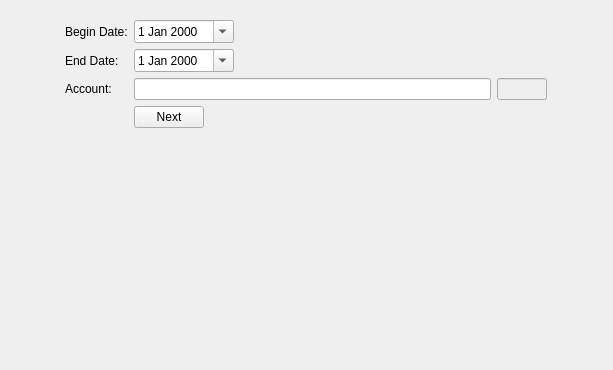
<?xml version="1.0" encoding="UTF-8"?>
<ui version="4.0">
 <class>AccountLedger</class>
 <widget class="QWidget" name="AccountLedger">
  <property name="geometry">
   <rect>
    <x>0</x>
    <y>0</y>
    <width>613</width>
    <height>370</height>
   </rect>
  </property>
  <property name="windowTitle">
   <string>Form</string>
  </property>
  <layout class="QGridLayout" name="gridLayout">
   <item row="0" column="0">
    <widget class="QFrame" name="frame">
     <property name="maximumSize">
      <size>
       <width>500</width>
       <height>16777215</height>
      </size>
     </property>
     <property name="frameShape">
      <enum>QFrame::NoFrame</enum>
     </property>
     <property name="frameShadow">
      <enum>QFrame::Raised</enum>
     </property>
     <layout class="QFormLayout" name="formLayout">
      <item row="0" column="0">
       <widget class="QLabel" name="label_2">
        <property name="text">
         <string>Begin Date:</string>
        </property>
       </widget>
      </item>
      <item row="0" column="1">
       <widget class="QDateEdit" name="begindate">
        <property name="maximumSize">
         <size>
          <width>100</width>
          <height>16777215</height>
         </size>
        </property>
        <property name="calendarPopup">
         <bool>true</bool>
        </property>
       </widget>
      </item>
      <item row="1" column="0">
       <widget class="QLabel" name="label">
        <property name="text">
         <string>End Date:</string>
        </property>
       </widget>
      </item>
      <item row="1" column="1">
       <widget class="QDateEdit" name="enddate">
        <property name="maximumSize">
         <size>
          <width>100</width>
          <height>16777215</height>
         </size>
        </property>
        <property name="calendarPopup">
         <bool>true</bool>
        </property>
       </widget>
      </item>
      <item row="2" column="0">
       <widget class="QLabel" name="label_3">
        <property name="text">
         <string>Account:</string>
        </property>
       </widget>
      </item>
      <item row="2" column="1">
       <layout class="QHBoxLayout" name="horizontalLayout">
        <item>
         <widget class="QLineEdit" name="accountname"/>
        </item>
        <item>
         <widget class="QLineEdit" name="accountid">
          <property name="enabled">
           <bool>false</bool>
          </property>
          <property name="maximumSize">
           <size>
            <width>50</width>
            <height>16777215</height>
           </size>
          </property>
         </widget>
        </item>
       </layout>
      </item>
      <item row="3" column="1">
       <widget class="QPushButton" name="btn_next">
        <property name="maximumSize">
         <size>
          <width>70</width>
          <height>16777215</height>
         </size>
        </property>
        <property name="text">
         <string>Next</string>
        </property>
       </widget>
      </item>
     </layout>
    </widget>
   </item>
  </layout>
 </widget>
 <resources/>
 <connections/>
</ui>
